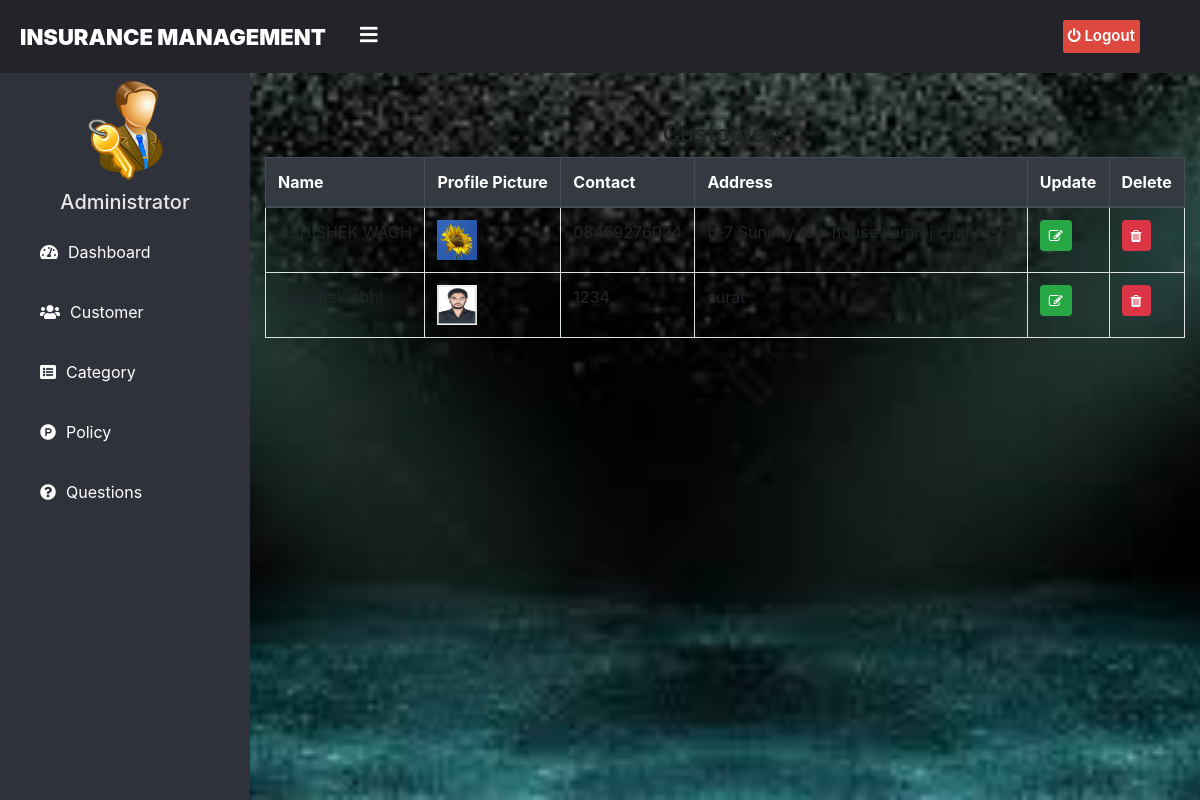
The app's page /admin-view-customer (signed in), older data.
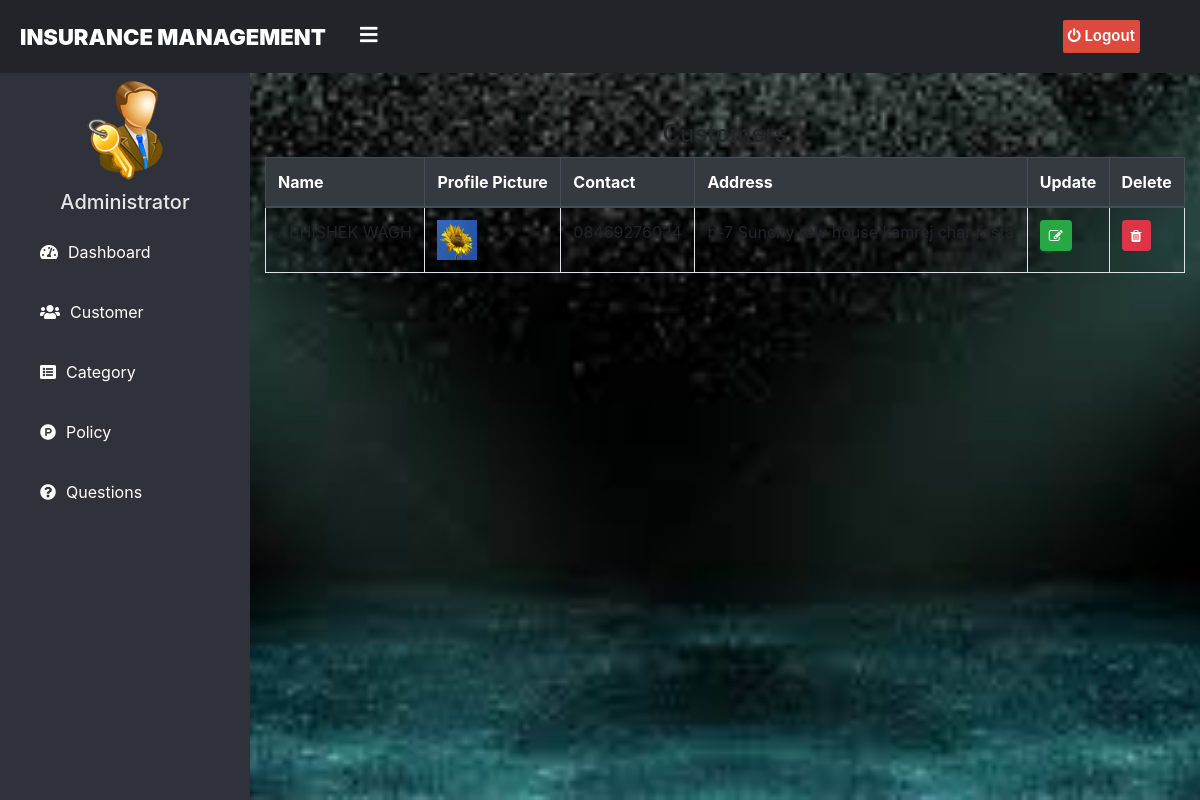
The same page, newer data.
### customer/models.py (models this page shows, shortened)
class Customer(models.Model):
    user=models.OneToOneField(User,on_delete=models.CASCADE)
    profile_pic= models.ImageField(upload_to='profile_pic/Customer/',null=True,blank=True)
    address = models.CharField(max_length=40)
    mobile = models.CharField(max_length=20,null=False)
    @property
    def get_name(self):
        return self.user.first_name+" "+self.user.last_name

### insurance/views.py (the view)
# urls.py: path('admin-view-customer', views.admin_view_customer_view,name='admin-view-customer'),
@login_required(login_url='adminlogin')
def admin_view_customer_view(request):
    customers= CMODEL.Customer.objects.all()
    return render(request,'insurance/admin_view_customer.html',{'customers':customers})

### templates/insurance/admin_view_customer.html (shortened to what this page needs)
{% extends 'insurance/adminbase.html' %}
{% block content %}
{%load static%}
<head>
  <link href="http://netdna.bootstrapcdn.com/bootstrap/4.0.0-beta/css/bootstrap.min.css" rel="stylesheet">
    <link rel="stylesheet" href="https://maxcdn.bootstrapcdn.com/bootstrap/4.4.1/css/bootstrap.min.css">
    <link href="https://maxcdn.bootstrapcdn.com/font-awesome/4.3.0/css/font-awesome.min.css" rel="stylesheet">
</head>
<div class="container">
  <div class="panel panel-primary">
    <div class="panel-heading">
      <h4 class="text-center">Customers</h4>
    </div>
    <table class="table table-hover table-bordered table-striped" id="dev-table">
      <thead class="thead-dark">
        <tr>
          <th>Name</th>
          <th>Profile Picture</th>
          <th>Contact</th>
          <th>Address</th>
          <th>Update</th>
          <th>Delete</th>
        </tr>
      </thead>
      {% for t in customers %}
      <tr>
        <td> {{t.get_name}}</td>
        <td> <img src="{% static t.profile_pic.url %}" alt="Profile Pic" height="40px" width="40px" /></td>
        <td>{{t.mobile}}</td>
        <td>{{t.address}}</td>
        <td><a class="btn btn-success btn-sm" href="{% url 'update-customer' t.id  %}"><span class="fa fa-edit"></span></a></td>
        <td><a class="btn btn-danger btn-sm" href="{% url 'delete-customer' t.id  %}"><span class="fa fa-trash"></span></a></td>
      </tr>
      {% endfor %}
    </table>
  </div>
</div>
<br><br><br><br><br><br>
{% endblock content %}

### templates/insurance/adminbase.html (shortened to what this page needs)
<!DOCTYPE html>
{% load static %}
<html lang="en" dir="ltr">
<head>
  <link rel="stylesheet" href="https://cdnjs.cloudflare.com/ajax/libs/font-awesome/5.12.1/css/all.min.css">
</head>
<body>
  <header style="padding-top: 0px;">
    <label for="check">
      <i style=""class="fas fa-bars" id="sidebar_btn"></i>
    </label>
    <div class="left_area">
      <h3>Insurance Management</h3>
    </div>
    <div class="right_area">
      <a href="/logout" class="logout_btn"><i class="fa fa-power-off"></i> Logout</a>
    </div>
  </header>
  <div class="sidebar" style="
    margin-top: 50px;
">
    <center>
      <img src="{% static "image/admin-icn.png" %}" class="profile_image" alt="">
      <h5 style="color:rgb(230, 230, 230)">Administrator</h5>
    </center>
    <a href="/admin-dashboard"><i class="fas fa-tachometer-alt"></i><span>Dashboard</span></a>
    <a href="/admin-view-customer"><i class="fas fa-users"></i><span>Customer</span></a>
    <a href="/admin-category"><i class="fas fa-list-alt"></i><span>Category</span></a>
    <a href="/admin-policy"><i class="fab fa-product-hunt"></i><span>Policy</span></a>
    <a href="/admin-question"><i class="fas fa-question-circle"></i><span>Questions</span></a>
  </div>
  <div class="content">
    <br><br><br><br><br>
    {% block content %}
    {% endblock content %}
    <br><br><br>
  </div>
</body>
</html>

### templates/insurance/adminbase.html (style rules this page uses)
a:link { text-decoration: none; }
body { margin: 0; padding: 0; font-family: "Gill Sans", sans-serif;; }
header { position: fixed; background: #22242A; padding: 20px; width: 100%; z-index: 1; }
.left_area h3 { color: #fff; margin: 0px; text-transform: uppercase; font-size: 22px; font-weight: 900; }
.logout_btn { padding: 5px; background: #dd493e; text-decoration: none; float: right; margin-top: -30px; margin-right: 40px; border-radius: 2px; font-size: 15px; font-weight: 600; color: #fff; transition: 0.5s; }
.sidebar { background: #2f323a; margin-top: 70px; padding-top: 30px; position: fixed; left: 0; width: 250px; height: 100%; transition: 0.5s; transition-property: left; }
.sidebar .profile_image { width: 100px; height: 100px; border-radius: 100px; margin-bottom: 10px; }
.sidebar a { color: #fff; display: block; width: 100%; line-height: 60px; text-decoration: none; padding-left: 40px; box-sizing: border-box; transition: 0.5s; }
.sidebar i { padding-right: 10px; }
label #sidebar_btn { z-index: 1; color: #fff; position: fixed; cursor: pointer; left: 300px; padding-left: 30px; font-size: 20px; margin: 5px 0; transition: 0.5s; transition-property: color; margin-top: 17px; }
.content { margin-left: 250px; background: url(background.png) no-repeat; background-position: center; background-size: cover; height: 100vh; transition: 0.5s; }

### templates/insurance/admin_view_customer.html (style rules this page uses)
a:link { text-decoration: none; }
label #sidebar_btn { z-index: 1; color: #fff; position: fixed; cursor: pointer; left: 300px; padding-left: 60px; margin-top:15px; font-size: 20px; transition: 0.5s; transition-property: color; }

Row changes from the older to the newer data that the page shows:
removed Customer: get_name "abhishek abhi", profile_pic (picture), mobile "1234", address "surat"
